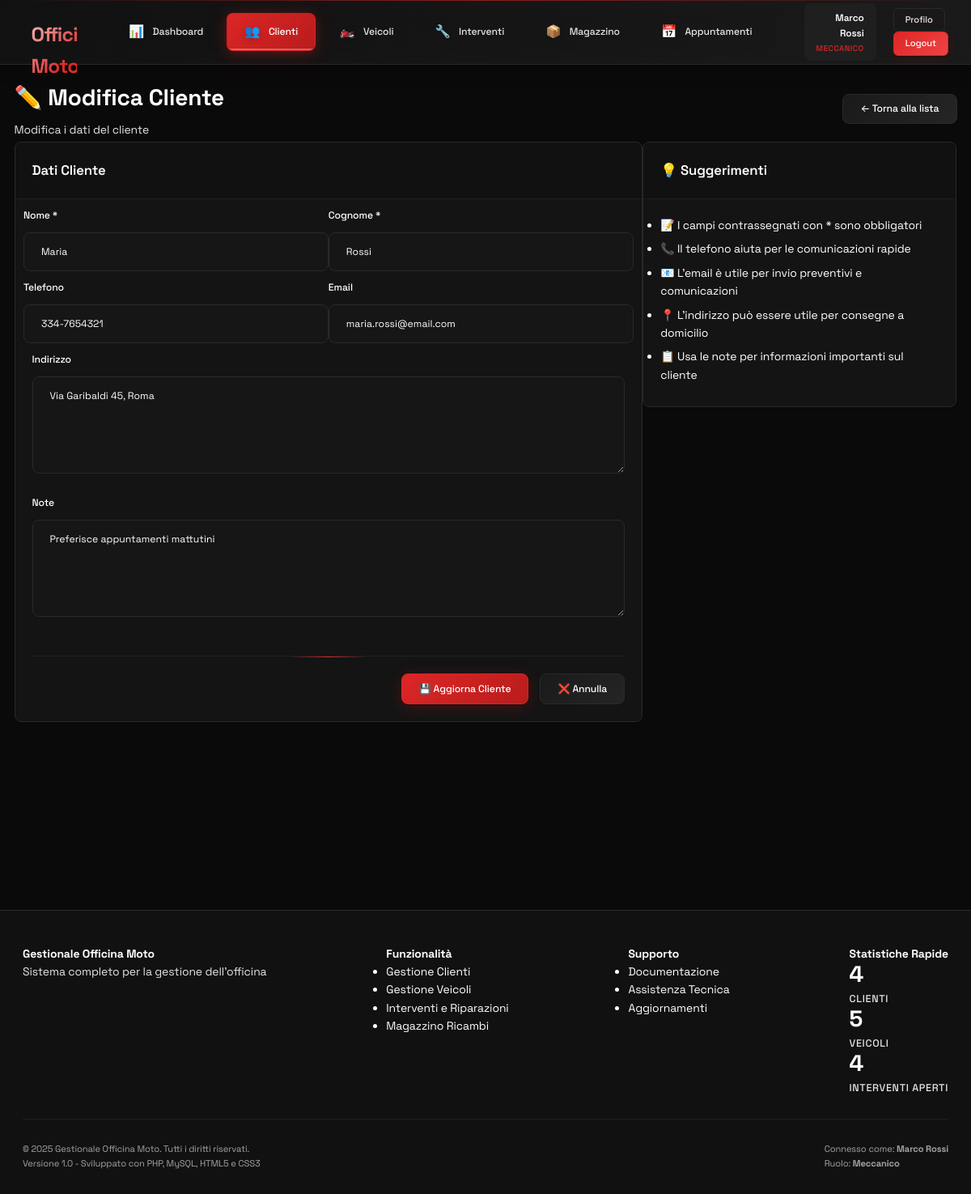
The app's page /clienti.php?action=edit&id=2 (signed in) with its own data.
### tables this page shows
CREATE TABLE clienti (
    id INT AUTO_INCREMENT PRIMARY KEY,
    nome VARCHAR(100) NOT NULL,
    cognome VARCHAR(100) NOT NULL,
    telefono VARCHAR(20),
    email VARCHAR(100),
    indirizzo TEXT,
    note TEXT,
    data_creazione TIMESTAMP DEFAULT CURRENT_TIMESTAMP
);

### clienti.php (the view, shortened to what the rows shown need)
<?php
require_once 'includes/header.php';
$action = $_GET['action'] ?? 'list';
$clienteId = $_GET['id'] ?? null;
$db = getDB();
switch ($action) {
    case 'add':
    case 'edit':
        $cliente = null;
        if ($action === 'edit' && $clienteId) {
            $cliente = $db->select("SELECT * FROM clienti WHERE id = ?", [$clienteId]);
            $cliente = $cliente ? $cliente[0] : null;
        }
        break;
}
?>
<div class="container-fluid">
    <?php if ($action === 'list'): ?>
    <div class="row mb-4">
        <div class="col-12">
            <div class="d-flex justify-content-between align-items-center">
                <div>
                    <h1 class="text-primary mb-2">👥 Gestione Clienti</h1>
                    <p class="text-secondary">Gestisci i clienti dell'officina</p>
                </div>
                <div>
                    <a href="clienti.php?action=add" class="btn btn-primary">
                        <span>➕</span> Nuovo Cliente
                    </a>
                </div>
            </div>
        </div>
    </div>
    <div class="row mb-4">
        <div class="col-12">
            <div class="card">
                <div class="card-body">
                    <form method="GET" class="row align-items-end">
                        <div class="col-md-6">
                            <label for="search" class="form-label">Ricerca Cliente</label>
                            <input type="text" id="search" name="search" class="form-control"
                                   placeholder="Nome, cognome, email o telefono..."
                                   value="<?php echo htmlspecialchars($search); ?>">
                        </div>
                        <div class="col-md-3">
                            <button type="submit" class="btn btn-primary">🔍 Cerca</button>
                            <?php if (!empty($search)): ?>
                            <a href="clienti.php" class="btn btn-secondary">✖️ Reset</a>
                            <?php endif; ?>
                        </div>
                        <div class="col-md-3 text-right">
                            <small class="text-muted">
                                Totale: <?php echo $totalClienti; ?> clienti
                            </small>
                        </div>
                    </form>
                </div>
            </div>
        </div>
    </div>
    <div class="row">
        <div class="col-12">
            <div class="card">
                <div class="card-body">
                    <?php if (!empty($clienti)): ?>
                    <div class="table-container">
                        <table class="data-table" id="clientiTable">
                            <thead>
                                <tr>
                                    <th>Cliente</th>
                                    <th>Contatti</th>
                                    <th>Veicoli</th>
                                    <th>Interventi</th>
                                    <th>Registrato</th>
                                    <th>Azioni</th>
                                </tr>
                            </thead>
                            <tbody>
                                <?php foreach ($clienti as $cliente): ?>
                                <tr>
                                    <td>
                                        <div>
                                            <strong><?php echo htmlspecialchars($cliente['nome'] . ' ' . $cliente['cognome']); ?></strong>
                                        </div>
                                        <?php if (!empty($cliente['note'])): ?>
                                        <small class="text-muted">
                                            <?php echo htmlspecialchars(substr($cliente['note'], 0, 50)) . (strlen($cliente['note']) > 50 ? '...' : ''); ?>
                                        </small>
                                        <?php endif; ?>
                                    </td>
                                    <td>
                                        <?php if (!empty($cliente['telefono'])): ?>
                                        <div><span>📞</span> <?php echo htmlspecialchars($cliente['telefono']); ?></div>
                                        <?php endif; ?>
                                        <?php if (!empty($cliente['email'])): ?>
                                        <div><span>📧</span> <?php echo htmlspecialchars($cliente['email']); ?></div>
                                        <?php endif; ?>
                                    </td>
                                    <td>
                                        <span class="badge <?php echo $cliente['veicoli_count'] > 0 ? 'badge-info' : 'badge-secondary'; ?>">
                                            <?php echo $cliente['veicoli_count']; ?> veicoli
                                        </span>
                                    </td>
                                    <td>
                                        <span class="badge <?php echo $cliente['interventi_count'] > 0 ? 'badge-success' : 'badge-secondary'; ?>">
                                            <?php echo $cliente['interventi_count']; ?> interventi
                                        </span>
                                    </td>
                                    <td>
                                        <small class="text-muted">
                                            <?php echo date('d/m/Y', strtotime($cliente['data_creazione'])); ?>
                                        </small>
                                    </td>
                                    <td>
                                        <div class="btn-group btn-group-sm">
                                            <a href="clienti.php?action=view&id=<?php echo $cliente['id']; ?>"
                                               class="btn btn-outline" title="Visualizza">
                                                👁️
                                            </a>
                                            <a href="clienti.php?action=edit&id=<?php echo $cliente['id']; ?>"
                                               class="btn btn-outline" title="Modifica">
                                                ✏️
                                            </a>
                                            <?php if ($cliente['veicoli_count'] == 0): ?>
                                            <button type="button" class="btn btn-danger"
                                                    onclick="deleteCliente(<?php echo $cliente['id']; ?>)"
                                                    title="Elimina">
                                                🗑️
                                            </button>
                                            <?php else: ?>
                                            <button type="button" class="btn btn-secondary"
                                                    title="Non eliminabile (ha veicoli)" disabled>
                                                🔒
                                            </button>
                                            <?php endif; ?>
                                        </div>
                                    </td>
                                </tr>
                                <?php endforeach; ?>
                            </tbody>
                        </table>
                    </div>
                    <?php if ($totalPages > 1): ?>
                    <div class="d-flex justify-content-center mt-4">
                        <nav>
                            <ul class="pagination">
                                <?php if ($page > 1): ?>
                                <li class="page-item">
                                    <a class="page-link" href="?page=<?php echo $page-1; ?><?php echo !empty($search) ? '&search='.urlencode($search) : ''; ?>">
                                        ← Precedente
                                    </a>
                                </li>
                                <?php endif; ?>
                                <?php for ($i = max(1, $page-2); $i <= min($totalPages, $page+2); $i++): ?>
                                <li class="page-item <?php echo $i === $page ? 'active' : ''; ?>">
                                    <a class="page-link" href="?page=<?php echo $i; ?><?php echo !empty($search) ? '&search='.urlencode($search) : ''; ?>">
                                        <?php echo $i; ?>
                                    </a>
                                </li>
                                <?php endfor; ?>
                                <?php if ($page < $totalPages): ?>
                                <li class="page-item">
                                    <a class="page-link" href="?page=<?php echo $page+1; ?><?php echo !empty($search) ? '&search='.urlencode($search) : ''; ?>">
                                        Successiva →
                                    </a>
                                </li>
                                <?php endif; ?>
                            </ul>
                        </nav>
                    </div>
                    <?php endif; ?>
                    <?php else: ?>
                    <div class="text-center py-5">
                        <div class="mb-3" style="font-size: 4rem; opacity: 0.3;">👥</div>
                        <h3 class="text-muted">Nessun cliente trovato</h3>
                        <p class="text-secondary">Non ci sono clienti che corrispondono ai criteri di ricerca.</p>
                        <a href="clienti.php?action=add" class="btn btn-primary">➕ Aggiungi il primo cliente</a>
                    </div>
                    <?php endif; ?>
                </div>
            </div>
        </div>
    </div>
    <?php elseif ($action === 'add' || $action === 'edit'): ?>
    <div class="row">
        <div class="col-12">
            <div class="d-flex justify-content-between align-items-center mb-4">
                <div>
                    <h1 class="text-primary mb-2">
                        <?php echo $action === 'add' ? '➕ Nuovo Cliente' : '✏️ Modifica Cliente'; ?>
                    </h1>
                    <p class="text-secondary">
                        <?php echo $action === 'add' ? 'Aggiungi un nuovo cliente' : 'Modifica i dati del cliente'; ?>
                    </p>
                </div>
                <div>
                    <a href="clienti.php" class="btn btn-secondary">← Torna alla lista</a>
                </div>
            </div>
        </div>
    </div>
    <div class="row">
        <div class="col-12 col-lg-8">
            <div class="card">
                <div class="card-header">
                    <h3 class="card-title">Dati Cliente</h3>
                </div>
                <div class="card-body">
                    <form method="POST" data-validate id="clienteForm">
                        <div class="row">
                            <div class="col-md-6">
                                <div class="form-group">
                                    <label for="nome" class="form-label">Nome *</label>
                                    <input type="text" id="nome" name="nome" class="form-control"
                                           value="<?php echo htmlspecialchars($cliente['nome'] ?? ''); ?>"
                                           required>
                                </div>
                            </div>
                            <div class="col-md-6">
                                <div class="form-group">
                                    <label for="cognome" class="form-label">Cognome *</label>
                                    <input type="text" id="cognome" name="cognome" class="form-control"
                                           value="<?php echo htmlspecialchars($cliente['cognome'] ?? ''); ?>"
                                           required>
                                </div>
                            </div>
                        </div>
                        <div class="row">
                            <div class="col-md-6">
                                <div class="form-group">
                                    <label for="telefono" class="form-label">Telefono</label>
                                    <input type="tel" id="telefono" name="telefono" class="form-control"
                                           value="<?php echo htmlspecialchars($cliente['telefono'] ?? ''); ?>"
                                           placeholder="+39 123 456 7890">
                                </div>
                            </div>
                            <div class="col-md-6">
                                <div class="form-group">
                                    <label for="email" class="form-label">Email</label>
                                    <input type="email" id="email" name="email" class="form-control"
                                           value="<?php echo htmlspecialchars($cliente['email'] ?? ''); ?>"
                                           placeholder="cliente@email.com">
                                </div>
                            </div>
                        </div>
                        <div class="form-group">
                            <label for="indirizzo" class="form-label">Indirizzo</label>
                            <textarea id="indirizzo" name="indirizzo" class="form-control" rows="2"
                                      placeholder="Via, numero civico, città, CAP"><?php echo htmlspecialchars($cliente['indirizzo'] ?? ''); ?></textarea>
                        </div>
                        <div class="form-group">
                            <label for="note" class="form-label">Note</label>
                            <textarea id="note" name="note" class="form-control" rows="3"
                                      placeholder="Note aggiuntive sul cliente..."><?php echo htmlspecialchars($cliente['note'] ?? ''); ?></textarea>
                        </div>
                        <div class="form-actions">
                            <button type="submit" class="btn btn-primary">
                                <?php echo $action === 'add' ? '💾 Salva Cliente' : '💾 Aggiorna Cliente'; ?>
                            </button>
                            <a href="clienti.php" class="btn btn-secondary">❌ Annulla</a>
                        </div>
                    </form>
                </div>
            </div>
        </div>
        <div class="col-12 col-lg-4">
            <div class="card">
                <div class="card-header">
                    <h3 class="card-title">💡 Suggerimenti</h3>
                </div>
                <div class="card-body">
                    <ul class="list-unstyled">
                        <li class="mb-2">📝 I campi contrassegnati con * sono obbligatori</li>
                        <li class="mb-2">📞 Il telefono aiuta per le comunicazioni rapide</li>
                        <li class="mb-2">📧 L'email è utile per invio preventivi e comunicazioni</li>
                        <li class="mb-2">📍 L'indirizzo può essere utile per consegne a domicilio</li>
                        <li class="mb-2">📋 Usa le note per informazioni importanti sul cliente</li>
                    </ul>
                </div>
            </div>
        </div>
    </div>
    <?php endif; ?>
</div>
<?php
require_once 'includes/footer.php';
?>

### records on screen
clienti: nome "Maria", cognome "Rossi", telefono "334-7654321", email "maria.rossi@email.com", indirizzo "Via Garibaldi 45, Roma", note "Preferisce appuntamenti mattutini"

### other values on screen
$currentUser['name'] "Marco Rossi"
Auth::getRoleName($currentUser['role']) "MECCANICO"
$clientiCount "4"
$veicoliCount "5"
$interventiAperti "4"
getCurrentUser()['name'] "Marco Rossi"
Auth::getRoleName(getCurrentUser()['role']) "Meccanico"
